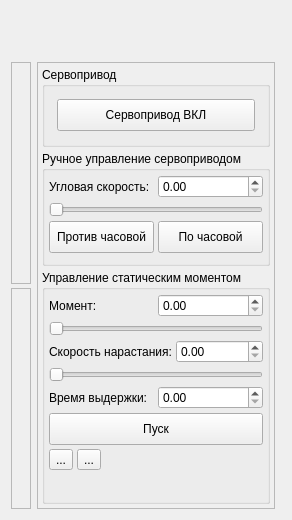
          <widget class="QWidget" name="pageHand">
           <layout class="QVBoxLayout" name="verticalLayout_19">
            <item>
             <layout class="QHBoxLayout" name="horizontalLayout_8" stretch="20,5">
              <item>
               <layout class="QVBoxLayout" name="verticalLayout_5" stretch="1,10">
                <item>
                 <widget class="DashboardPanel" name="pageHand_pnlTopDashboard">
                  <layout class="QHBoxLayout" name="horizontalLayout_10">
                   <property name="spacing">
                    <number>6</number>
                   </property>
                   <property name="leftMargin">
                    <number>9</number>
                   </property>
                   <property name="topMargin">
                    <number>9</number>
                   </property>
                   <property name="rightMargin">
                    <number>9</number>
                   </property>
                   <property name="bottomMargin">
                    <number>9</number>
                   </property>
                  </layout>
                 </widget>
                </item>
                <item>
                 <layout class="QHBoxLayout" name="horizontalLayout_9" stretch="10,1">
                  <item>
                   <widget class="HandGraphPanel" name="pageHand_pnlGraph">
                    <property name="frameShape">
                     <enum>QFrame::Shape::NoFrame</enum>
                    </property>
                    <layout class="QVBoxLayout" name="verticalLayout_7">
                     <property name="spacing">
                      <number>4</number>
                     </property>
                     <property name="leftMargin">
                      <number>0</number>
                     </property>
                     <property name="topMargin">
                      <number>0</number>
                     </property>
                     <property name="rightMargin">
                      <number>0</number>
                     </property>
                     <property name="bottomMargin">
                      <number>0</number>
                     </property>
                     <item>
                      <layout class="QVBoxLayout" name="verticalLayout_4">
                       <item>
                        <widget class="QFrame" name="frame_5">
                         <property name="frameShape">
                          <enum>QFrame::Shape::StyledPanel</enum>
                         </property>
                         <layout class="QHBoxLayout" name="horizontalLayout_7">
                          <item>
                           <widget class="GraphWidget" name="graph_velocity" native="true"/>
                          </item>
                         </layout>
                        </widget>
                       </item>
                       <item>
                        <widget class="QFrame" name="frame_4">
                         <property name="frameShape">
                          <enum>QFrame::Shape::StyledPanel</enum>
                         </property>
                         <layout class="QVBoxLayout" name="verticalLayout_6">
                          <item>
                           <widget class="GraphWidget" name="graph_tension" native="true"/>
                          </item>
                          <item>
                           <widget class="PlotPanel" name="frame_3">
                            <property name="frameShape">
                             <enum>QFrame::Shape::StyledPanel</enum>
                            </property>
                            <property name="frameShadow">
                             <enum>QFrame::Shadow::Raised</enum>
                            </property>
                           </widget>
                          </item>
                         </layout>
                        </widget>
                       </item>
                      </layout>
                     </item>
                    </layout>
                   </widget>
                  </item>
                  <item>
                   <widget class="QFrame" name="pageHand_pnlCtrl">
                    <property name="baseSize">
                     <size>
                      <width>280</width>
                      <height>0</height>
                     </size>
                    </property>
                    <property name="frameShape">
                     <enum>QFrame::Shape::StyledPanel</enum>
                    </property>
                    <property name="frameShadow">
                     <enum>QFrame::Shadow::Raised</enum>
                    </property>
                    <layout class="QVBoxLayout" name="verticalLayout_8">
                     <property name="spacing">
                      <number>4</number>
                     </property>
                     <property name="leftMargin">
                      <number>4</number>
                     </property>
                     <property name="topMargin">
                      <number>4</number>
                     </property>
                     <property name="rightMargin">
                      <number>4</number>
                     </property>
                     <property name="bottomMargin">
                      <number>4</number>
                     </property>
                     <item>
                      <widget class="QGroupBox" name="groupBox_3">
                       <property name="minimumSize">
                        <size>
                         <width>0</width>
                         <height>80</height>
                        </size>
                       </property>
                       <property name="baseSize">
                        <size>
                         <width>0</width>
                         <height>100</height>
                        </size>
                       </property>
                       <property name="title">
                        <string>Сервопривод</string>
                       </property>
                       <layout class="QVBoxLayout" name="verticalLayout_14">
                        <property name="leftMargin">
                         <number>12</number>
                        </property>
                        <property name="topMargin">
                         <number>12</number>
                        </property>
                        <property name="rightMargin">
                         <number>12</number>
                        </property>
                        <property name="bottomMargin">
                         <number>12</number>
                        </property>
                        <item>
                         <widget class="QPushButton" name="btnServoPower">
                          <property name="minimumSize">
                           <size>
                            <width>120</width>
                            <height>32</height>
                           </size>
                          </property>
                          <property name="text">
                           <string>Сервопривод ВКЛ</string>
                          </property>
                         </widget>
                        </item>
                       </layout>
                      </widget>
                     </item>
                     <item>
                      <widget class="QGroupBox" name="groupBox">
                       <property name="title">
                        <string>Ручное управление сервоприводом</string>
                       </property>
                       <layout class="QVBoxLayout" name="verticalLayout_9">
                        <property name="spacing">
                         <number>4</number>
                        </property>
                        <property name="leftMargin">
                         <number>4</number>
                        </property>
                        <property name="topMargin">
                         <number>4</number>
                        </property>
                        <property name="rightMargin">
                         <number>4</number>
                        </property>
                        <property name="bottomMargin">
                         <number>4</number>
                        </property>
                        <item>
                         <layout class="QHBoxLayout" name="horizontalLayout_11">
                          <property name="spacing">
                           <number>4</number>
                          </property>
                          <item>
                           <widget class="QLabel" name="label_5">
                            <property name="text">
                             <string>Угловая скорость:</string>
                            </property>
                           </widget>
                          </item>
                          <item>
                           <widget class="AppSpinBox" name="dsbHandVelocity_1"/>
                          </item>
                         </layout>
                        </item>
                        <item>
                         <widget class="QSlider" name="sldHandVelocity_1">
                          <property name="orientation">
                           <enum>Qt::Orientation::Horizontal</enum>
                          </property>
                         </widget>
                        </item>
                        <item>
                         <layout class="QHBoxLayout" name="horizontalLayout_12">
                          <property name="spacing">
                           <number>4</number>
                          </property>
                          <item>
                           <widget class="QPushButton" name="btnJog_CCW">
                            <property name="minimumSize">
                             <size>
                              <width>0</width>
                              <height>32</height>
                             </size>
                            </property>
                            <property name="text">
                             <string>Против часовой</string>
                            </property>
                           </widget>
                          </item>
                          <item>
                           <widget class="QPushButton" name="btnJog_CW">
                            <property name="minimumSize">
                             <size>
                              <width>0</width>
                              <height>32</height>
                             </size>
                            </property>
                            <property name="text">
                             <string>По часовой</string>
                            </property>
                           </widget>
                          </item>
                         </layout>
                        </item>
                        <item>
                         <spacer name="verticalSpacer_2">
                          <property name="orientation">
                           <enum>Qt::Orientation::Vertical</enum>
                          </property>
                          <property name="sizeType">
                           <enum>QSizePolicy::Policy::Expanding</enum>
                          </property>
                          <property name="sizeHint" stdset="0">
                           <size>
                            <width>20</width>
                            <height>20</height>
                           </size>
                          </property>
                         </spacer>
                        </item>
                       </layout>
                      </widget>
                     </item>
                     <item>
                      <widget class="QGroupBox" name="groupBox_2">
                       <property name="title">
                        <string>Управление статическим моментом</string>
                       </property>
                       <layout class="QVBoxLayout" name="verticalLayout_10">
                        <property name="spacing">
                         <number>4</number>
                        </property>
                        <property name="leftMargin">
                         <number>4</number>
                        </property>
                        <property name="topMargin">
                         <number>4</number>
                        </property>
                        <property name="rightMargin">
                         <number>4</number>
                        </property>
                        <property name="bottomMargin">
                         <number>4</number>
                        </property>
                        <item>
                         <layout class="QHBoxLayout" name="horizontalLayout_13">
                          <property name="spacing">
                           <number>4</number>
                          </property>
                          <item>
                           <widget class="QLabel" name="label_6">
                            <property name="text">
                             <string>Момент:</string>
                            </property>
                           </widget>
                          </item>
                          <item>
                           <widget class="AppSpinBox" name="dsbHandTension"/>
                          </item>
                         </layout>
                        </item>
                        <item>
                         <widget class="QSlider" name="sldHandTension">
                          <property name="orientation">
                           <enum>Qt::Orientation::Horizontal</enum>
                          </property>
                         </widget>
                        </item>
                        <item>
                         <layout class="QHBoxLayout" name="horizontalLayout_14">
                          <property name="spacing">
                           <number>4</number>
                          </property>
                          <item>
                           <widget class="QLabel" name="label_7">
                            <property name="text">
                             <string>Скорость нарастания:</string>
                            </property>
                           </widget>
                          </item>
                          <item>
                           <widget class="AppSpinBox" name="dsbHandVelocity_2"/>
                          </item>
                         </layout>
                        </item>
                        <item>
                         <widget class="QSlider" name="sldHandVelocity_2">
                          <property name="orientation">
                           <enum>Qt::Orientation::Horizontal</enum>
                          </property>
                         </widget>
                        </item>
                        <item>
                         <layout class="QHBoxLayout" name="horizontalLayout_15">
                          <property name="spacing">
                           <number>4</number>
                          </property>
                          <item>
                           <widget class="QLabel" name="label_8">
                            <property name="text">
                             <string>Время выдержки:</string>
                            </property>
                           </widget>
                          </item>
                          <item>
                           <widget class="AppSpinBox" name="dsbHandTime_1"/>
                          </item>
                         </layout>
                        </item>
                        <item>
                         <widget class="QPushButton" name="pushButton_2">
                          <property name="minimumSize">
                           <size>
                            <width>0</width>
                            <height>32</height>
                           </size>
                          </property>
                          <property name="text">
                           <string>Пуск</string>
                          </property>
                         </widget>
                        </item>
                        <item>
                         <layout class="QHBoxLayout" name="horizontalLayout_16">
                          <property name="spacing">
                           <number>4</number>
                          </property>
                          <item>
                           <widget class="QToolButton" name="btnHandRegSettings">
                            <property name="text">
                             <string>...</string>
                            </property>
                           </widget>
                          </item>
                          <item>
                           <widget class="QToolButton" name="toolButton_2">
                            <property name="text">
                             <string>...</string>
                            </property>
                           </widget>
                          </item>
                          <item>
                           <spacer name="horizontalSpacer">
                            <property name="orientation">
                             <enum>Qt::Orientation::Horizontal</enum>
                            </property>
                            <property name="sizeType">
                             <enum>QSizePolicy::Policy::Expanding</enum>
                            </property>
                            <property name="sizeHint" stdset="0">
                             <size>
                              <width>40</width>
                              <height>20</height>
                             </size>
                            </property>
                           </spacer>
                          </item>
                         </layout>
                        </item>
                        <item>
                         <spacer name="verticalSpacer_3">
                          <property name="orientation">
                           <enum>Qt::Orientation::Vertical</enum>
                          </property>
                          <property name="sizeType">
                           <enum>QSizePolicy::Policy::Expanding</enum>
                          </property>
                          <property name="sizeHint" stdset="0">
                           <size>
                            <width>20</width>
                            <height>40</height>
                           </size>
                          </property>
                         </spacer>
                        </item>
                       </layout>
                      </widget>
                     </item>
                    </layout>
                   </widget>
                  </item>
                 </layout>
                </item>
               </layout>
              </item>
              <item>
               <widget class="LedDashboardPanel" name="pageHand_pnlRight"/>
              </item>
             </layout>
            </item>
           </layout>
          </widget>
